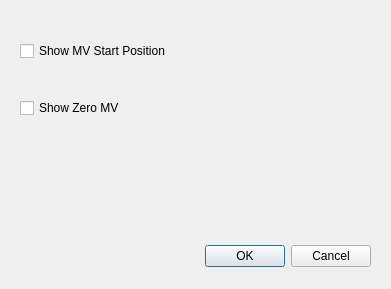
<?xml version="1.0" encoding="UTF-8"?>
<ui version="4.0">
 <class>ConfigDialog</class>
 <widget class="QDialog" name="ConfigDialog">
  <property name="geometry">
   <rect>
    <x>0</x>
    <y>0</y>
    <width>391</width>
    <height>289</height>
   </rect>
  </property>
  <property name="windowTitle">
   <string>Dialog</string>
  </property>
  <widget class="QDialogButtonBox" name="buttonBox">
   <property name="geometry">
    <rect>
     <x>30</x>
     <y>240</y>
     <width>341</width>
     <height>32</height>
    </rect>
   </property>
   <property name="orientation">
    <enum>Qt::Horizontal</enum>
   </property>
   <property name="standardButtons">
    <set>QDialogButtonBox::Cancel|QDialogButtonBox::Ok</set>
   </property>
  </widget>
  <widget class="QWidget" name="horizontalLayoutWidget">
   <property name="geometry">
    <rect>
     <x>20</x>
     <y>10</y>
     <width>157</width>
     <height>141</height>
    </rect>
   </property>
   <layout class="QVBoxLayout" name="verticalLayout">
    <item>
     <widget class="QCheckBox" name="checkBox_2">
      <property name="text">
       <string>Show MV Start Position</string>
      </property>
     </widget>
    </item>
    <item>
     <widget class="QCheckBox" name="checkBox">
      <property name="text">
       <string>Show Zero MV</string>
      </property>
     </widget>
    </item>
   </layout>
  </widget>
 </widget>
 <resources/>
 <connections>
  <connection>
   <sender>buttonBox</sender>
   <signal>accepted()</signal>
   <receiver>ConfigDialog</receiver>
   <slot>accept()</slot>
   <hints>
    <hint type="sourcelabel">
     <x>248</x>
     <y>254</y>
    </hint>
    <hint type="destinationlabel">
     <x>157</x>
     <y>274</y>
    </hint>
   </hints>
  </connection>
  <connection>
   <sender>buttonBox</sender>
   <signal>rejected()</signal>
   <receiver>ConfigDialog</receiver>
   <slot>reject()</slot>
   <hints>
    <hint type="sourcelabel">
     <x>316</x>
     <y>260</y>
    </hint>
    <hint type="destinationlabel">
     <x>286</x>
     <y>274</y>
    </hint>
   </hints>
  </connection>
 </connections>
</ui>
